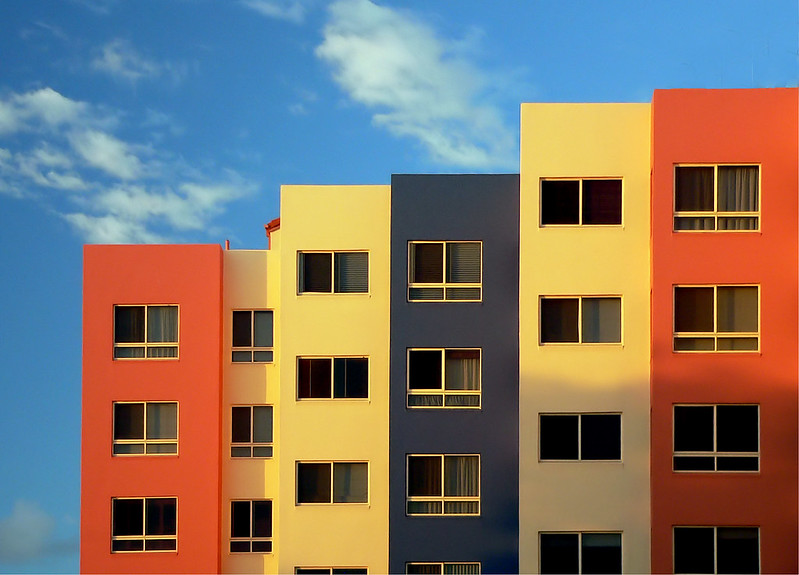
#> input picture meetup_8/a_deep_dive_into_the_convolution_operation/assets/urban.jpg, 799 x 575 px
$ jupyter execute image_processing.ipynb
#> lines starting #> are read from the running program, lines starting #| are printed output that depends on the picture
# Image processing

[cell 1]
import numpy as np
from scipy.signal import convolve2d
import matplotlib.pyplot as plt
import seaborn as sns
from PIL import Image

[cell 2]
img = Image.open('assets/urban.jpg').convert('L')
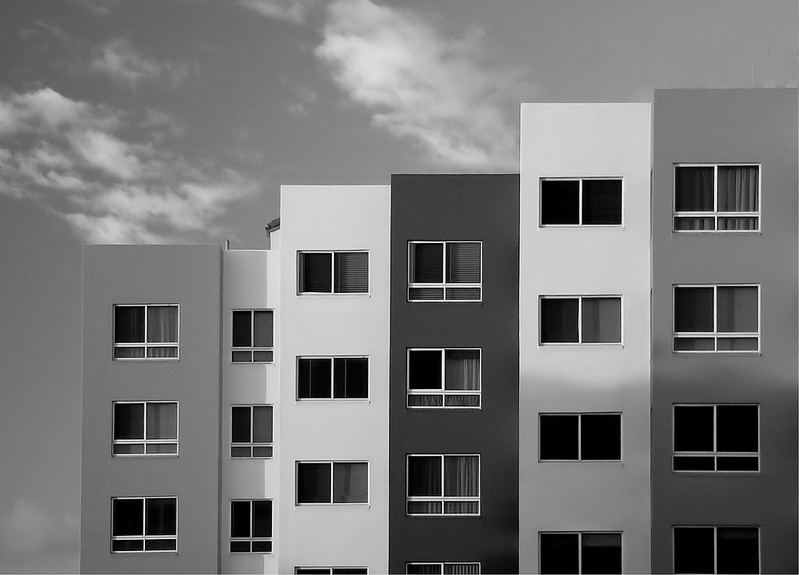
#> img: PIL image 799x575 L; min 0, max 249, mean 118
plt.figure()
plt.imshow(img, cmap='gray')

img_array = np.asarray(img)

def conv2d(img_array, kernel):
    conv2d_img = convolve2d(img, kernel)
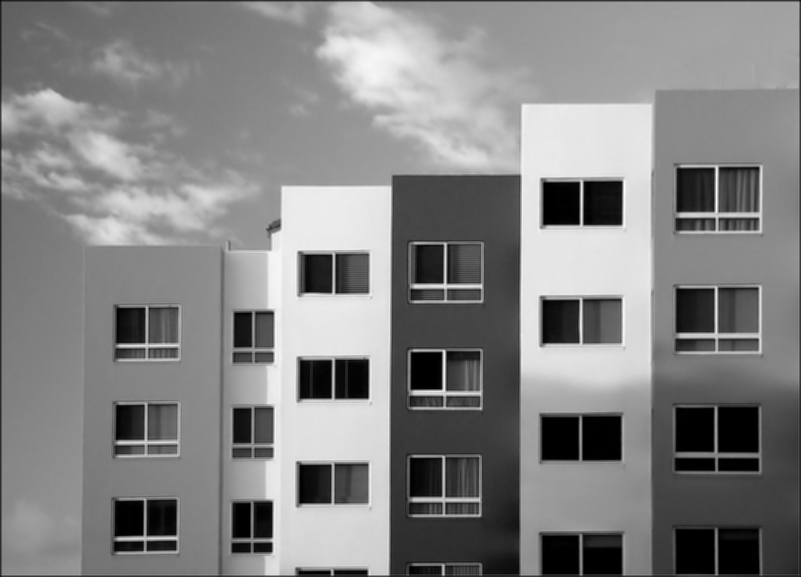
#> conv2d_img: shape (577, 801) int64; min 0, max 2047, mean 1055.6; drawn with min black and max white
    figs, ax = plt.subplots(1, 2, figsize=(15, 5))
    ax[0].imshow(img_array, cmap='gray')
    ax[0].set_title('original')
    ax[1].imshow(conv2d_img, cmap='gray')
    ax[1].set_title('convolved')

[cell 3]
kernel = np.array([
    [ 1,  1,  1],
    [ 1,  1,  1],
    [ 1,  1,  1],
])

conv2d(img_array, kernel)
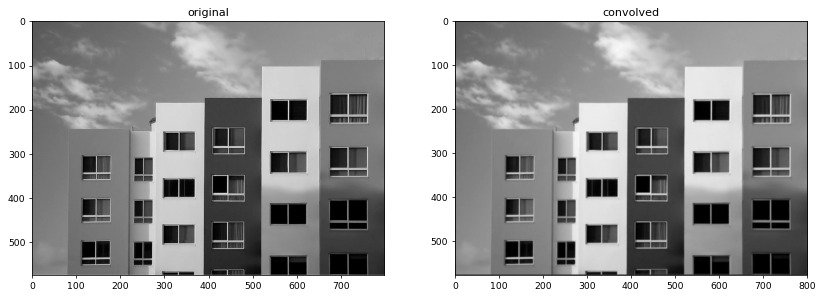
#> figure drawn by matplotlib, 2 panels

[cell 4]
kernel = np.array([
    [ 1,  1,  1],
    [ 1,  1,  1],
    [ 1,  1,  1],
])

mu = 0
sigma = 50
noisy_img_aray = img_array + np.random.normal(mu, sigma, img_array.shape)
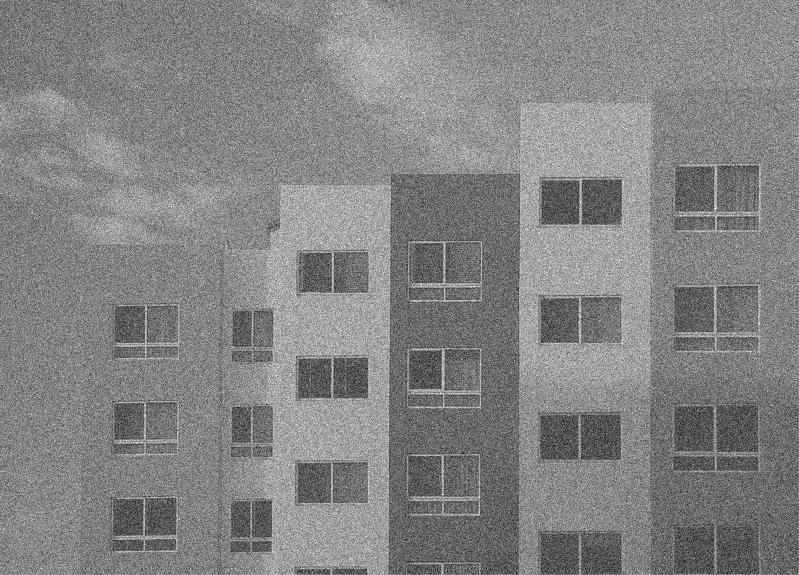
#> noisy_img_aray: shape (575, 799) float64; min -208.2, max 425.9, mean 118.1; drawn with min black and max white
conv2d(noisy_img_aray, kernel)

[cell 5]
kernel = np.array([
    [-1, -2, -1],
    [ 0,  0,  0],
    [ 1,  2,  1],
])

conv2d(img_array, kernel)
#> in conv2d (call 3), `conv2d_img = convolve2d(img, kernel)`:
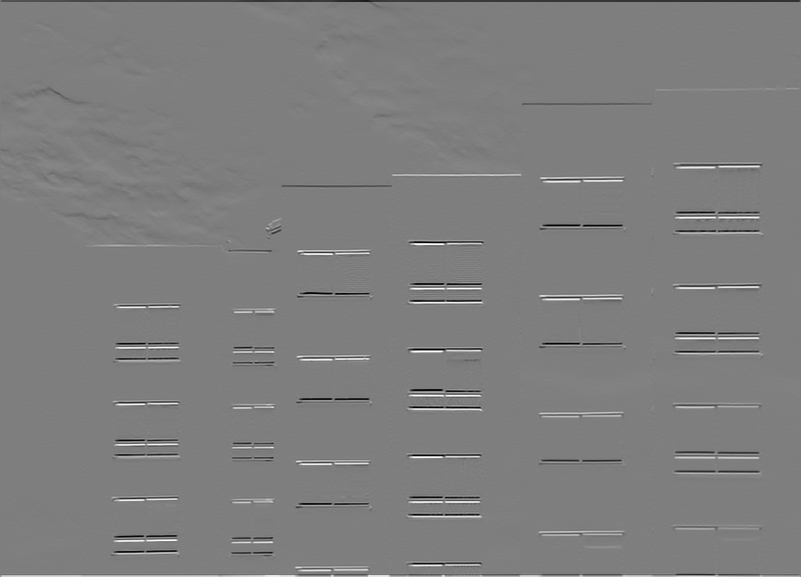
#> conv2d_img: shape (577, 801) int64; min -955, max 967, mean 0; drawn with min black and max white

[cell 6]
kernel = np.array([
    [-1,  0,  1],
    [-2,  0,  2],
    [-1,  0,  1],
])

conv2d(img_array, kernel)
#> in conv2d (call 4), `conv2d_img = convolve2d(img, kernel)`:
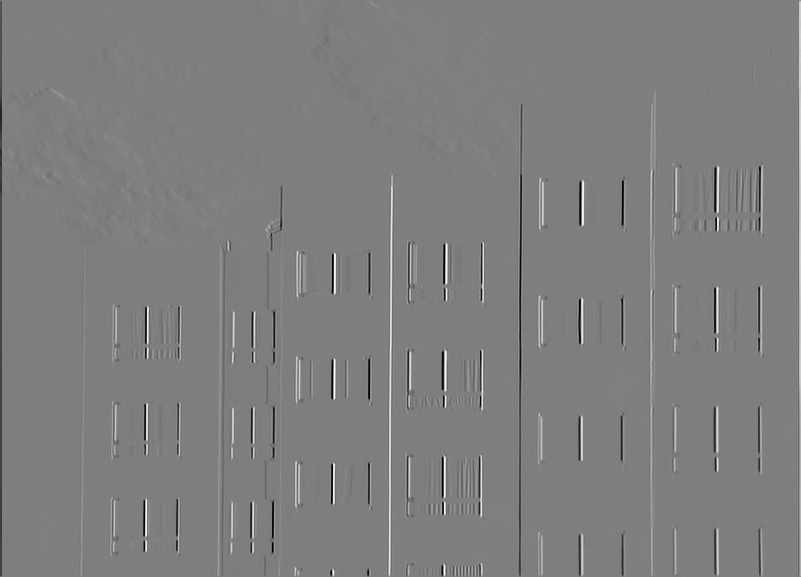
#> conv2d_img: shape (577, 801) int64; min -972, max 980, mean 0; drawn with min black and max white

[cell 7]
kernel = np.array([
    [ 0,  1,  0],
    [ 1, -4,  1],
    [ 0,  1,  0],
])

conv2d(img_array, kernel)
#> in conv2d (call 5), `conv2d_img = convolve2d(img, kernel)`:
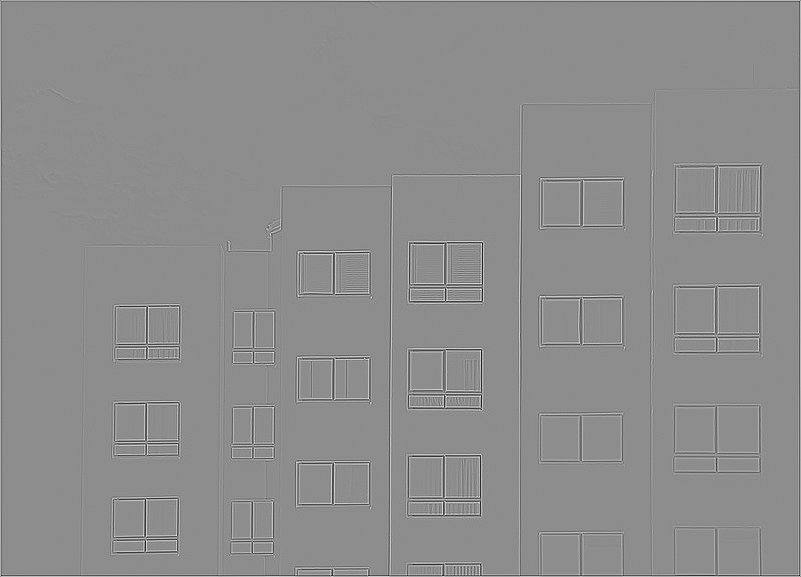
#> conv2d_img: shape (577, 801) int64; min -477, max 385, mean 0; drawn with min black and max white

$ run again, with meetup_8/a_deep_dive_into_the_convolution_operation/assets/tiger.jpg copied over meetup_8/a_deep_dive_into_the_convolution_operation/assets/urban.jpg
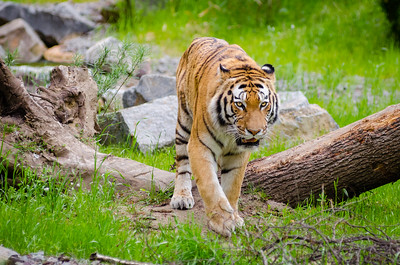
#> input picture meetup_8/a_deep_dive_into_the_convolution_operation/assets/tiger.jpg, 400 x 265 px
#> `noisy_img_aray = img_array + np.random.normal(mu, sigma, img_array.sha..`:
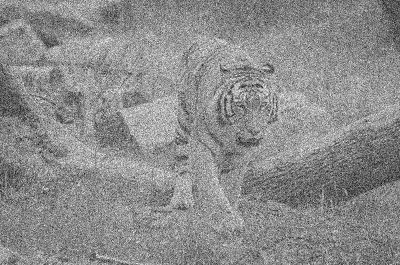
#> noisy_img_aray: shape (265, 400) float64; min -188, max 385.1, mean 127.1; drawn with min black and max white
#> in conv2d (call 5), `conv2d_img = convolve2d(img, kernel)`:
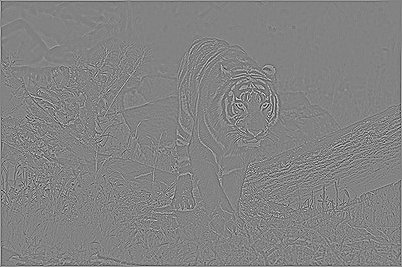
#> conv2d_img: shape (267, 402) int64; min -483, max 457, mean 0; drawn with min black and max white

$ run again, with meetup_8/a_deep_dive_into_the_convolution_operation/assets/layer_viz.png saved as meetup_8/a_deep_dive_into_the_convolution_operation/assets/urban.jpg
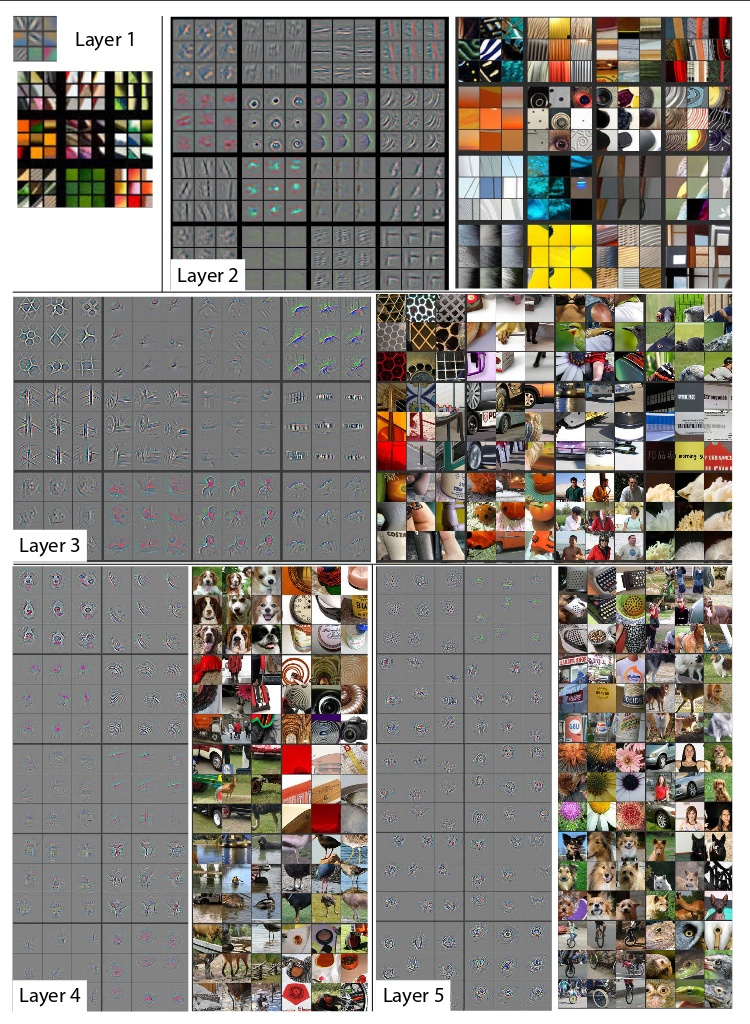
#> input picture meetup_8/a_deep_dive_into_the_convolution_operation/assets/layer_viz.png, 750 x 1024 px
#> `noisy_img_aray = img_array + np.random.normal(mu, sigma, img_array.sha..`:
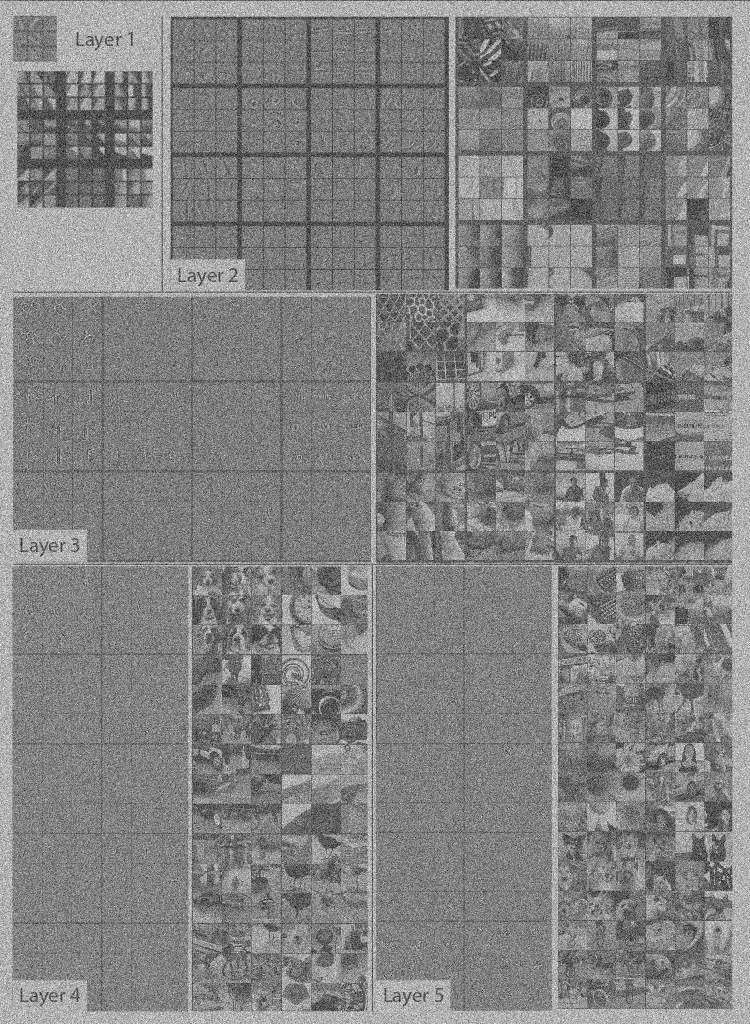
#> noisy_img_aray: shape (1024, 750) float64; min -212.1, max 460.1, mean 132; drawn with min black and max white
#> in conv2d (call 5), `conv2d_img = convolve2d(img, kernel)`:
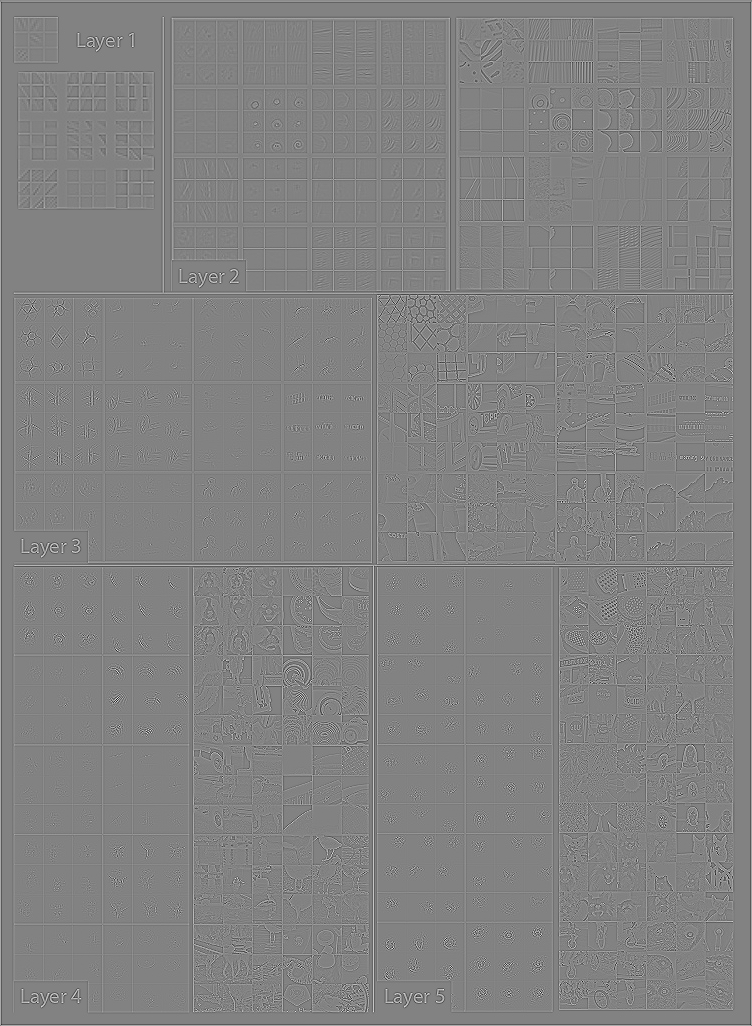
#> conv2d_img: shape (1026, 752) int64; min -810, max 773, mean 0; drawn with min black and max white
